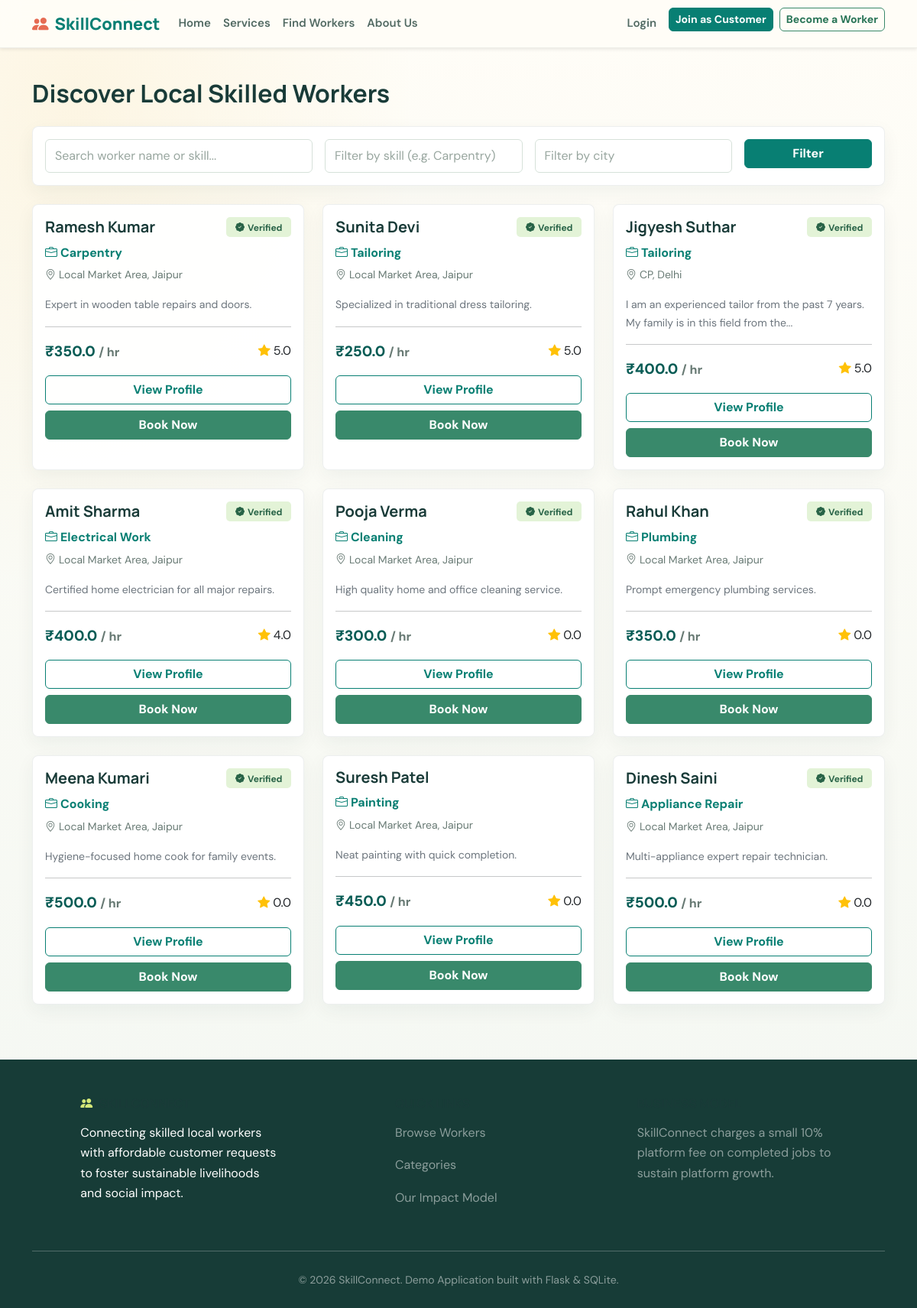
The page /workers on the database its author committed.
### tables this page shows
CREATE TABLE workers (
        id INTEGER PRIMARY KEY AUTOINCREMENT,
        user_id INTEGER UNIQUE NOT NULL,
        primary_skill TEXT NOT NULL,
        additional_skills TEXT,
        experience_years INTEGER DEFAULT 0,
        about TEXT,
        price_per_hour REAL DEFAULT 0.0,
        working_hours TEXT,
        verification_status TEXT DEFAULT 'Pending' CHECK(verification_status IN ('Pending', 'Verified', 'Rejected')),
        rating REAL DEFAULT 0.0,
        completed_jobs INTEGER DEFAULT 0,
        FOREIGN KEY (user_id) REFERENCES users (id) ON DELETE CASCADE
    );

CREATE TABLE users (
        id INTEGER PRIMARY KEY AUTOINCREMENT,
        name TEXT NOT NULL,
        email TEXT UNIQUE NOT NULL,
        phone TEXT NOT NULL,
        password_hash TEXT NOT NULL,
        role TEXT NOT NULL CHECK(role IN ('customer', 'worker', 'admin')),
        city TEXT,
        area TEXT,
        address TEXT,
        created_at DATETIME DEFAULT CURRENT_TIMESTAMP
    );

### backend/app.py (the view)
@app.route('/workers')
def workers():
    skill_filter = request.args.get('skill', '')
    city_filter = request.args.get('city', '')
    search_query = request.args.get('q', '')
    db = get_db()
    query = '''
        SELECT w.*, u.name, u.city, u.area, u.phone
        FROM workers w
        JOIN users u ON w.user_id = u.id
        WHERE 1=1
    '''
    params = []
    if skill_filter:
        query += ' AND (w.primary_skill LIKE ? OR w.additional_skills LIKE ?)'
        params.extend([f'%{skill_filter}%', f'%{skill_filter}%'])
    if city_filter:
        query += ' AND u.city LIKE ?'
        params.append(f'%{city_filter}%')
    if search_query:
        query += ' AND (u.name LIKE ? OR w.primary_skill LIKE ? OR u.city LIKE ? OR u.area LIKE ?)'
        params.extend([f'%{search_query}%', f'%{search_query}%', f'%{search_query}%', f'%{search_query}%'])
    query += ' ORDER BY w.rating DESC'
    workers_list = db.execute(query, params).fetchall()
    return render_template('workers.html', workers=workers_list, skill_filter=skill_filter, city_filter=city_filter, search_query=search_query)

### backend/app.py (called while the page is built, shortened)
def get_db():
    if 'db' not in g:
        g.db = sqlite3.connect(DATABASE)
        g.db.row_factory = sqlite3.Row
    return g.db

@app.before_request
def load_logged_in_user():
    user_id = session.get('user_id')
    if user_id is None:
        g.user = None
        g.notifications = []

### frontend/templates/workers.html
{% extends 'base.html' %}
{% block content %}
<div class="container">
  <h2 class="fw-bold mb-4">Discover Local Skilled Workers</h2>
  <div class="card p-3 mb-4">
    <form method="GET" action="{{ url_for('workers') }}" class="row g-3">
      <div class="col-md-4">
        <input type="text" name="q" class="form-control" placeholder="Search worker name or skill..." value="{{ search_query }}">
      </div>
      <div class="col-md-3">
        <input type="text" name="skill" class="form-control" placeholder="Filter by skill (e.g. Carpentry)" value="{{ skill_filter }}">
      </div>
      <div class="col-md-3">
        <input type="text" name="city" class="form-control" placeholder="Filter by city" value="{{ city_filter }}">
      </div>
      <div class="col-md-2">
        <button type="submit" class="btn btn-primary w-100">Filter</button>
      </div>
    </form>
  </div>
  <div class="row g-4">
    {% if workers %}
      {% for worker in workers %}
      <div class="col-md-4">
        <div class="card h-100">
          <div class="card-body">
            <div class="d-flex justify-content-between align-items-center">
              <h5 class="fw-bold mb-0">{{ worker.name }}</h5>
              {% if worker.verification_status == 'Verified' %}
                <span class="badge badge-verified"><i class="bi bi-patch-check-fill me-1"></i>Verified</span>
              {% endif %}
            </div>
            <p class="text-primary fw-bold mt-2 mb-1"><i class="bi bi-briefcase me-1"></i>{{ worker.primary_skill }}</p>
            <p class="text-muted small"><i class="bi bi-geo-alt me-1"></i>{{ worker.area }}, {{ worker.city }}</p>
            <p class="small text-secondary">{{ worker.about | truncate(90) }}</p>
            <hr>
            <div class="d-flex justify-content-between align-items-center mb-3">
              <span class="price-tag">₹{{ worker.price_per_hour }} <small class="text-muted fs-6">/ hr</small></span>
              <span class="text-dark"><i class="bi bi-star-fill text-warning me-1"></i>{{ worker.rating }}</span>
            </div>
            <div class="d-grid gap-2">
              <a href="{{ url_for('worker_profile', worker_id=worker.id) }}" class="btn btn-outline-primary">View Profile</a>
              <a href="{{ url_for('book_worker', worker_id=worker.id) }}" class="btn btn-success">Book Now</a>
            </div>
          </div>
        </div>
      </div>
      {% endfor %}
    {% else %}
      <div class="col-12 text-center py-5">
        <i class="bi bi-search display-3 text-muted"></i>
        <p class="mt-3 text-muted fs-5">No workers found matching your query.</p>
      </div>
    {% endif %}
  </div>
</div>
{% endblock %}

### frontend/static/css/style.css (style rules this page uses)
:root { --primary: #087f73; --primary-dark: #075c55; --secondary: #e66b52; --accent: #f0bd45; --lime: #d5e979; --ink: #193b38; --muted: #687a74; --paper: #fffdf7; --line: #e2e9df; --dark: #193b38; --light: #f4f7ef; }
html { scroll-behavior: smooth; }
body { min-height: 100vh; color: var(--ink); background: radial-gradient(ellipse at 8% 8%, rgba(240, 189, 69, 0.11), transparent 28rem), linear-gradient(180deg, #fffdf7 0%, #f3f7f2 100%); font-family: 'DM Sans', 'Segoe UI', sans-serif; line-height: 1.65; }
h1, h2, h3, h4, h5, h6, .navbar-brand { color: var(--ink); font-family: 'Manrope', 'DM Sans', sans-serif; letter-spacing: 0; }
a { color: var(--primary); }
.btn { border-radius: 6px; font-weight: 700; transition: transform 160ms ease, box-shadow 160ms ease, background-color 160ms ease; }
.btn-primary, .bg-primary { border-color: var(--primary) !important; background-color: var(--primary) !important; color: #fff !important; }
.btn-success, .bg-success { border-color: #39896b !important; background-color: #39896b !important; color: #fff !important; }
.btn-outline-primary { border-color: var(--primary); color: var(--primary); }
.card { overflow: hidden; border: 1px solid rgba(25, 59, 56, 0.08); border-radius: 8px; background-color: rgba(255, 255, 255, 0.94); box-shadow: 0 8px 24px rgba(26, 62, 54, 0.055); transition: transform 180ms ease, box-shadow 180ms ease, border-color 180ms ease; }
.card .card-title, .card h3, .card h4, .card h5 { color: var(--ink); }
.badge-verified { padding: 0.42rem 0.72rem; border-radius: 5px; background-color: #e3f3d7; color: #286347; font-weight: 700; }
.price-tag { color: var(--primary-dark); font-size: 1.2rem; font-weight: 800; }
.form-control, .form-select { min-height: 44px; border: 1px solid #d6e1d9; border-radius: 6px; background-color: #fff; color: var(--ink); }
.form-control::placeholder { color: #98a69f; }
.text-primary { color: var(--primary) !important; }
.text-muted { color: var(--muted) !important; }

### rows shown on the page
workers: name "Ramesh Kumar", verification_status "Verified" (drawn), primary_skill "Carpentry", area "Local Market Area", city "Jaipur", about "Expert in wooden table repairs and doors.", price_per_hour "350.0", rating "5.0"
workers: name "Sunita Devi", verification_status "Verified" (drawn), primary_skill "Tailoring", area "Local Market Area", city "Jaipur", about "Specialized in traditional dress tailoring.", price_per_hour "250.0", rating "5.0"
workers: name "Jigyesh Suthar", verification_status "Verified" (drawn), primary_skill "Tailoring", area "CP", city "Delhi", about "I am an experienced tailor from the past 7 years. My family is in this field from the...", price_per_hour "400.0", rating "5.0"
workers: name "Amit Sharma", verification_status "Verified" (drawn), primary_skill "Electrical Work", area "Local Market Area", city "Jaipur", about "Certified home electrician for all major repairs.", price_per_hour "400.0", rating "4.0"
workers: name "Pooja Verma", verification_status "Verified" (drawn), primary_skill "Cleaning", area "Local Market Area", city "Jaipur", about "High quality home and office cleaning service.", price_per_hour "300.0", rating "0.0"
workers: name "Rahul Khan", verification_status "Verified" (drawn), primary_skill "Plumbing", area "Local Market Area", city "Jaipur", about "Prompt emergency plumbing services.", price_per_hour "350.0", rating "0.0"
workers: name "Meena Kumari", verification_status "Verified" (drawn), primary_skill "Cooking", area "Local Market Area", city "Jaipur", about "Hygiene-focused home cook for family events.", price_per_hour "500.0", rating "0.0"
workers: name "Suresh Patel", primary_skill "Painting", area "Local Market Area", city "Jaipur", about "Neat painting with quick completion.", price_per_hour "450.0", rating "0.0"
workers: name "Dinesh Saini", verification_status "Verified" (drawn), primary_skill "Appliance Repair", area "Local Market Area", city "Jaipur", about "Multi-appliance expert repair technician.", price_per_hour "500.0", rating "0.0"
